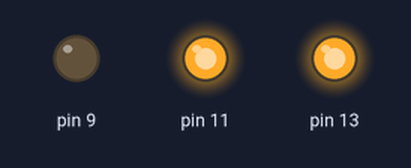
Bench run of a sketch on a simulated Arduino Uno, built with avr-gcc and run on an emulated ATmega328P. Shown: output pins drawn as LEDs (lit = HIGH).

Above: at 1.0 s.
At 3.0 s:
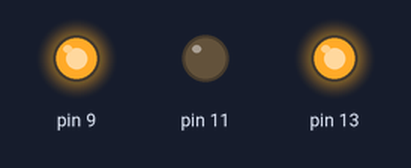
Timing chart, 0 to 5.2 s (numbered marks = the images above):
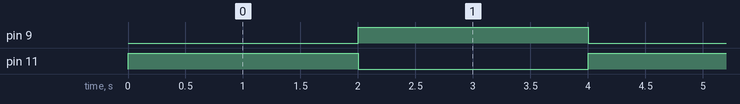

Measured:
- by itself, pin 9, pin 11: alternates HIGH for 2.0 s and LOW for 2.0 s

The sketch:

Taller-PuenteH.ino
```cpp
// (licence header left out)
void setup() {
  pinMode(13, OUTPUT);
  pinMode(11, OUTPUT);
  pinMode(9, OUTPUT);

  // Habilita el motor 1 del puente
  digitalWrite(13, HIGH);
}  // void setup

void loop() {
  // Gira en un sentido
  digitalWrite(11, HIGH);
  digitalWrite(9 , LOW);
  delay(2000);

  // Gira en sentido contrario
  digitalWrite(11, LOW);
  digitalWrite(9 , HIGH);
  delay(2000);
}  // void loop
```
